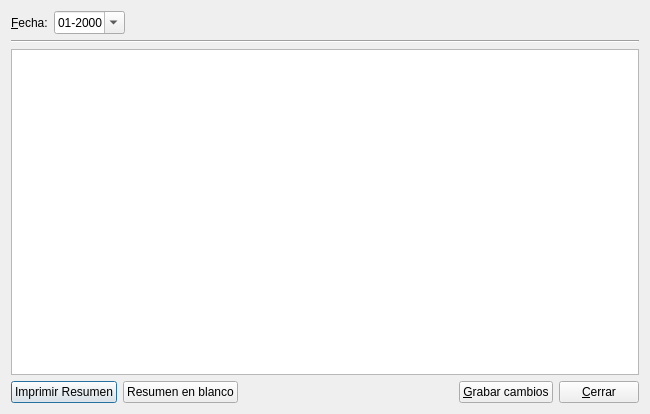
<?xml version="1.0" encoding="UTF-8"?>
<ui version="4.0">
 <class>DlgResumenFiscal</class>
 <widget class="QDialog" name="DlgResumenFiscal">
  <property name="geometry">
   <rect>
    <x>0</x>
    <y>0</y>
    <width>650</width>
    <height>414</height>
   </rect>
  </property>
  <property name="windowTitle">
   <string>Resumen Fiscal</string>
  </property>
  <layout class="QVBoxLayout" name="verticalLayout">
   <item>
    <layout class="QVBoxLayout" name="verticalLayout_2">
     <item>
      <layout class="QHBoxLayout" name="horizontalLayout_2">
       <item>
        <widget class="QLabel" name="fechaLabel">
         <property name="text">
          <string>&amp;Fecha:</string>
         </property>
         <property name="buddy">
          <cstring>fechaDateEdit</cstring>
         </property>
        </widget>
       </item>
       <item>
        <widget class="QDateEdit" name="fechaDateEdit">
         <property name="displayFormat">
          <string>MM-yyyy</string>
         </property>
         <property name="calendarPopup">
          <bool>true</bool>
         </property>
        </widget>
       </item>
       <item>
        <spacer name="horizontalSpacer_2">
         <property name="orientation">
          <enum>Qt::Horizontal</enum>
         </property>
         <property name="sizeHint" stdset="0">
          <size>
           <width>40</width>
           <height>20</height>
          </size>
         </property>
        </spacer>
       </item>
      </layout>
     </item>
     <item>
      <widget class="Line" name="line_2">
       <property name="orientation">
        <enum>Qt::Horizontal</enum>
       </property>
      </widget>
     </item>
     <item>
      <widget class="QTableView" name="resumenTableView"/>
     </item>
    </layout>
   </item>
   <item>
    <layout class="QHBoxLayout" name="horizontalLayout">
     <item>
      <widget class="QPushButton" name="resumenPushButton">
       <property name="text">
        <string>Imprimir Resumen</string>
       </property>
      </widget>
     </item>
     <item>
      <widget class="QPushButton" name="resumenBlancoPushButton">
       <property name="text">
        <string>Resumen en blanco</string>
       </property>
      </widget>
     </item>
     <item>
      <spacer name="horizontalSpacer">
       <property name="orientation">
        <enum>Qt::Horizontal</enum>
       </property>
       <property name="sizeHint" stdset="0">
        <size>
         <width>40</width>
         <height>20</height>
        </size>
       </property>
      </spacer>
     </item>
     <item>
      <widget class="QPushButton" name="guardarPushButton">
       <property name="text">
        <string>&amp;Grabar cambios</string>
       </property>
      </widget>
     </item>
     <item>
      <widget class="QPushButton" name="cerrarPushButton">
       <property name="text">
        <string>&amp;Cerrar</string>
       </property>
      </widget>
     </item>
    </layout>
   </item>
  </layout>
 </widget>
 <tabstops>
  <tabstop>fechaDateEdit</tabstop>
  <tabstop>resumenTableView</tabstop>
 </tabstops>
 <resources/>
 <connections>
  <connection>
   <sender>cerrarPushButton</sender>
   <signal>clicked()</signal>
   <receiver>DlgResumenFiscal</receiver>
   <slot>accept()</slot>
   <hints>
    <hint type="sourcelabel">
     <x>639</x>
     <y>403</y>
    </hint>
    <hint type="destinationlabel">
     <x>281</x>
     <y>411</y>
    </hint>
   </hints>
  </connection>
 </connections>
</ui>
